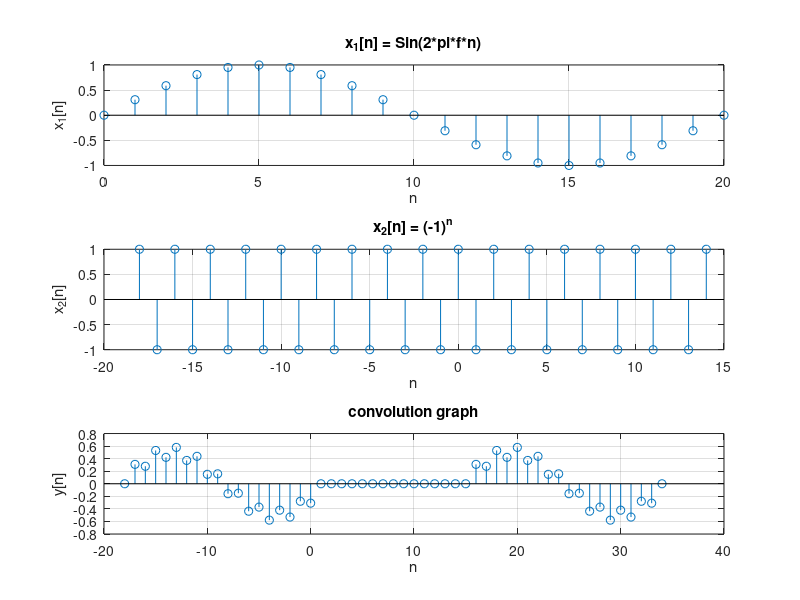

The MATLAB source for this figure:
n = 0:20;
xn = sin(2*pi*0.05*n);

n2 = -18:14;
x2 = (-1).^n2;

n3 = -18:20;
y = zeros(1, length(n3));
y = conv(xn,x2);
y_range = n2(1) + (0:length(y)-1);

subplot(3,1,1); stem(n, xn); grid on;
title('x_{1}[n] = Sin(2*pi*f*n)');
xlabel('n'); ylabel('x_{1}[n]');

subplot(3,1,2); stem(n2, x2); grid on;
title('x_{2}[n] = (-1)^n');
xlabel('n'); ylabel('x_{2}[n]');

subplot(3,1,3); stem(y_range, y); grid on;
title('convolution graph');
xlabel('n'); ylabel('y[n]');